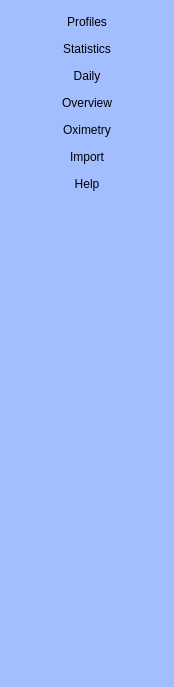
       <widget class="QWidget" name="navPage">
        <property name="geometry">
         <rect>
          <x>0</x>
          <y>0</y>
          <width>174</width>
          <height>687</height>
         </rect>
        </property>
        <property name="palette">
         <palette>
          <active>
           <colorrole role="Button">
            <brush brushstyle="SolidPattern">
             <color alpha="255">
              <red>163</red>
              <green>190</green>
              <blue>255</blue>
             </color>
            </brush>
           </colorrole>
           <colorrole role="Base">
            <brush brushstyle="SolidPattern">
             <color alpha="255">
              <red>163</red>
              <green>190</green>
              <blue>255</blue>
             </color>
            </brush>
           </colorrole>
           <colorrole role="Window">
            <brush brushstyle="SolidPattern">
             <color alpha="255">
              <red>163</red>
              <green>190</green>
              <blue>255</blue>
             </color>
            </brush>
           </colorrole>
          </active>
          <inactive>
           <colorrole role="Button">
            <brush brushstyle="SolidPattern">
             <color alpha="255">
              <red>163</red>
              <green>190</green>
              <blue>255</blue>
             </color>
            </brush>
           </colorrole>
           <colorrole role="Base">
            <brush brushstyle="SolidPattern">
             <color alpha="255">
              <red>163</red>
              <green>190</green>
              <blue>255</blue>
             </color>
            </brush>
           </colorrole>
           <colorrole role="Window">
            <brush brushstyle="SolidPattern">
             <color alpha="255">
              <red>163</red>
              <green>190</green>
              <blue>255</blue>
             </color>
            </brush>
           </colorrole>
          </inactive>
          <disabled>
           <colorrole role="Button">
            <brush brushstyle="SolidPattern">
             <color alpha="255">
              <red>163</red>
              <green>190</green>
              <blue>255</blue>
             </color>
            </brush>
           </colorrole>
           <colorrole role="Base">
            <brush brushstyle="SolidPattern">
             <color alpha="255">
              <red>163</red>
              <green>190</green>
              <blue>255</blue>
             </color>
            </brush>
           </colorrole>
           <colorrole role="Window">
            <brush brushstyle="SolidPattern">
             <color alpha="255">
              <red>163</red>
              <green>190</green>
              <blue>255</blue>
             </color>
            </brush>
           </colorrole>
          </disabled>
         </palette>
        </property>
        <property name="mouseTracking">
         <bool>true</bool>
        </property>
        <property name="styleSheet">
         <string notr="true">background: rgb(163, 190, 255)</string>
        </property>
        <attribute name="icon">
         <iconset resource="Resources.qrc">
          <normaloff>:/icons/logo-sm.png</normaloff>:/icons/logo-sm.png</iconset>
        </attribute>
        <attribute name="label">
         <string>Navigation</string>
        </attribute>
        <layout class="QVBoxLayout" name="verticalLayout_2">
         <item>
          <widget class="QToolButton" name="profilesButton">
           <property name="sizePolicy">
            <sizepolicy hsizetype="MinimumExpanding" vsizetype="Minimum">
             <horstretch>0</horstretch>
             <verstretch>0</verstretch>
            </sizepolicy>
           </property>
           <property name="styleSheet">
            <string notr="true">QToolButton {
background: transparent;
border: 2px solid transparent; border-radius: 30px;
}

QToolButton:hover {
border: 2px solid #56789a; border-radius: 30px;
}

QToolButton:pressed {
background-color: #8080ff;
border: 2px solid #56789a; border-radius: 30px;
}</string>
           </property>
           <property name="text">
            <string>Profiles</string>
           </property>
           <property name="icon">
            <iconset resource="Resources.qrc">
             <normaloff>:/icons/go-home.png</normaloff>:/icons/go-home.png</iconset>
           </property>
           <property name="iconSize">
            <size>
             <width>64</width>
             <height>64</height>
            </size>
           </property>
           <property name="toolButtonStyle">
            <enum>Qt::ToolButtonTextUnderIcon</enum>
           </property>
           <property name="autoRaise">
            <bool>true</bool>
           </property>
          </widget>
         </item>
         <item>
          <widget class="QToolButton" name="statisticsButton">
           <property name="sizePolicy">
            <sizepolicy hsizetype="MinimumExpanding" vsizetype="Minimum">
             <horstretch>0</horstretch>
             <verstretch>0</verstretch>
            </sizepolicy>
           </property>
           <property name="styleSheet">
            <string notr="true">QToolButton {
background: transparent;
border: 2px solid transparent; border-radius: 30px;
}

QToolButton:hover {
border: 2px solid #56789a; border-radius: 30px;
}

QToolButton:pressed {
background-color: #8080ff;
border: 2px solid #56789a; border-radius: 30px;
}</string>
           </property>
           <property name="text">
            <string>Statistics</string>
           </property>
           <property name="icon">
            <iconset resource="Resources.qrc">
             <normaloff>:/icons/eye.png</normaloff>:/icons/eye.png</iconset>
           </property>
           <property name="iconSize">
            <size>
             <width>64</width>
             <height>64</height>
            </size>
           </property>
           <property name="toolButtonStyle">
            <enum>Qt::ToolButtonTextUnderIcon</enum>
           </property>
           <property name="autoRaise">
            <bool>true</bool>
           </property>
          </widget>
         </item>
         <item>
          <widget class="QToolButton" name="dailyButton">
           <property name="sizePolicy">
            <sizepolicy hsizetype="MinimumExpanding" vsizetype="Minimum">
             <horstretch>0</horstretch>
             <verstretch>0</verstretch>
            </sizepolicy>
           </property>
           <property name="minimumSize">
            <size>
             <width>0</width>
             <height>0</height>
            </size>
           </property>
           <property name="styleSheet">
            <string notr="true">QToolButton {
background: transparent;
border: 2px solid transparent; border-radius: 30px;
}

QToolButton:hover {
border: 2px solid #56789a; border-radius: 30px;
}

QToolButton:pressed {
background-color: #8080ff;
border: 2px solid #56789a; border-radius: 30px;
}</string>
           </property>
           <property name="text">
            <string>Daily</string>
           </property>
           <property name="icon">
            <iconset resource="Resources.qrc">
             <normaloff>:/icons/edit-find.png</normaloff>:/icons/edit-find.png</iconset>
           </property>
           <property name="iconSize">
            <size>
             <width>64</width>
             <height>64</height>
            </size>
           </property>
           <property name="toolButtonStyle">
            <enum>Qt::ToolButtonTextUnderIcon</enum>
           </property>
           <property name="autoRaise">
            <bool>true</bool>
           </property>
          </widget>
         </item>
         <item>
          <widget class="QToolButton" name="overviewButton">
           <property name="sizePolicy">
            <sizepolicy hsizetype="MinimumExpanding" vsizetype="Minimum">
             <horstretch>0</horstretch>
             <verstretch>0</verstretch>
            </sizepolicy>
           </property>
           <property name="styleSheet">
            <string notr="true">QToolButton {
background: transparent;
border: 2px solid transparent; border-radius: 30px;
}

QToolButton:hover {
border: 2px solid #56789a; border-radius: 30px;
}

QToolButton:pressed {
background-color: #8080ff;
border: 2px solid #56789a; border-radius: 30px;
}</string>
           </property>
           <property name="text">
            <string>Overview</string>
           </property>
           <property name="icon">
            <iconset resource="Resources.qrc">
             <normaloff>:/icons/overview.png</normaloff>:/icons/overview.png</iconset>
           </property>
           <property name="iconSize">
            <size>
             <width>64</width>
             <height>64</height>
            </size>
           </property>
           <property name="toolButtonStyle">
            <enum>Qt::ToolButtonTextUnderIcon</enum>
           </property>
           <property name="autoRaise">
            <bool>true</bool>
           </property>
          </widget>
         </item>
         <item>
          <widget class="QToolButton" name="oximetryButton">
           <property name="sizePolicy">
            <sizepolicy hsizetype="MinimumExpanding" vsizetype="Minimum">
             <horstretch>0</horstretch>
             <verstretch>0</verstretch>
            </sizepolicy>
           </property>
           <property name="styleSheet">
            <string notr="true">QToolButton {
background: transparent;
border: 2px solid transparent; border-radius: 30px;
}

QToolButton:hover {
border: 2px solid #56789a; border-radius: 30px;
}

QToolButton:pressed {
background-color: #8080ff;
border: 2px solid #56789a; border-radius: 30px;
}</string>
           </property>
           <property name="text">
            <string>Oximetry</string>
           </property>
           <property name="icon">
            <iconset resource="Resources.qrc">
             <normaloff>:/icons/oximeter.png</normaloff>:/icons/oximeter.png</iconset>
           </property>
           <property name="iconSize">
            <size>
             <width>64</width>
             <height>64</height>
            </size>
           </property>
           <property name="toolButtonStyle">
            <enum>Qt::ToolButtonTextUnderIcon</enum>
           </property>
           <property name="autoRaise">
            <bool>true</bool>
           </property>
          </widget>
         </item>
         <item>
          <widget class="QToolButton" name="importButton">
           <property name="sizePolicy">
            <sizepolicy hsizetype="MinimumExpanding" vsizetype="Minimum">
             <horstretch>0</horstretch>
             <verstretch>0</verstretch>
            </sizepolicy>
           </property>
           <property name="minimumSize">
            <size>
             <width>0</width>
             <height>0</height>
            </size>
           </property>
           <property name="styleSheet">
            <string notr="true">QToolButton {
background: transparent;
border: 2px solid transparent; border-radius: 30px;
}

QToolButton:hover {
border: 2px solid #56789a; border-radius: 30px;
}

QToolButton:pressed {
background-color: #8080ff;
border: 2px solid #56789a; border-radius: 30px;
}</string>
           </property>
           <property name="text">
            <string>Import</string>
           </property>
           <property name="icon">
            <iconset resource="Resources.qrc">
             <normaloff>:/icons/sdcard.png</normaloff>:/icons/sdcard.png</iconset>
           </property>
           <property name="iconSize">
            <size>
             <width>64</width>
             <height>64</height>
            </size>
           </property>
           <property name="checkable">
            <bool>false</bool>
           </property>
           <property name="toolButtonStyle">
            <enum>Qt::ToolButtonTextUnderIcon</enum>
           </property>
           <property name="autoRaise">
            <bool>true</bool>
           </property>
           <property name="arrowType">
            <enum>Qt::NoArrow</enum>
           </property>
          </widget>
         </item>
         <item>
          <widget class="QToolButton" name="helpButton">
           <property name="sizePolicy">
            <sizepolicy hsizetype="Preferred" vsizetype="Minimum">
             <horstretch>0</horstretch>
             <verstretch>0</verstretch>
            </sizepolicy>
           </property>
           <property name="styleSheet">
            <string notr="true">QToolButton {
background: transparent;
border: 2px solid transparent; border-radius: 30px;
}

QToolButton:hover {
border: 2px solid #56789a; border-radius: 30px;
}

QToolButton:pressed {
background-color: #8080ff;
border: 2px solid #56789a; border-radius: 30px;
}</string>
           </property>
           <property name="text">
            <string>Help</string>
           </property>
           <property name="icon">
            <iconset resource="Resources.qrc">
             <normaloff>:/icons/help.png</normaloff>:/icons/help.png</iconset>
           </property>
           <property name="iconSize">
            <size>
             <width>64</width>
             <height>64</height>
            </size>
           </property>
           <property name="toolButtonStyle">
            <enum>Qt::ToolButtonTextUnderIcon</enum>
           </property>
           <property name="autoRaise">
            <bool>true</bool>
           </property>
          </widget>
         </item>
         <item>
          <spacer name="verticalSpacer">
           <property name="orientation">
            <enum>Qt::Vertical</enum>
           </property>
           <property name="sizeType">
            <enum>QSizePolicy::Expanding</enum>
           </property>
           <property name="sizeHint" stdset="0">
            <size>
             <width>0</width>
             <height>0</height>
            </size>
           </property>
          </spacer>
         </item>
        </layout>
       </widget>
